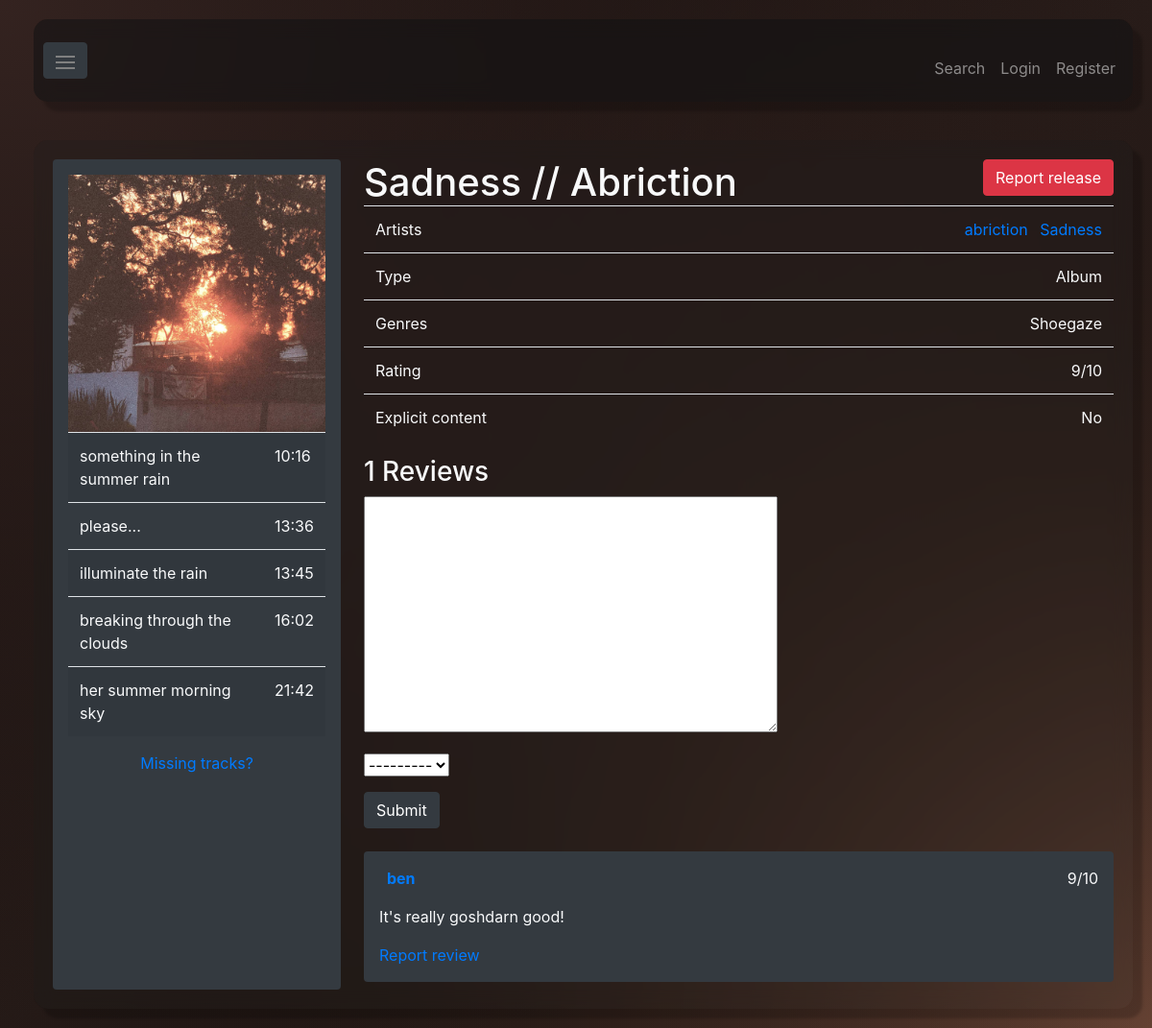
/release/21, run on an earlier commit of the app's database.
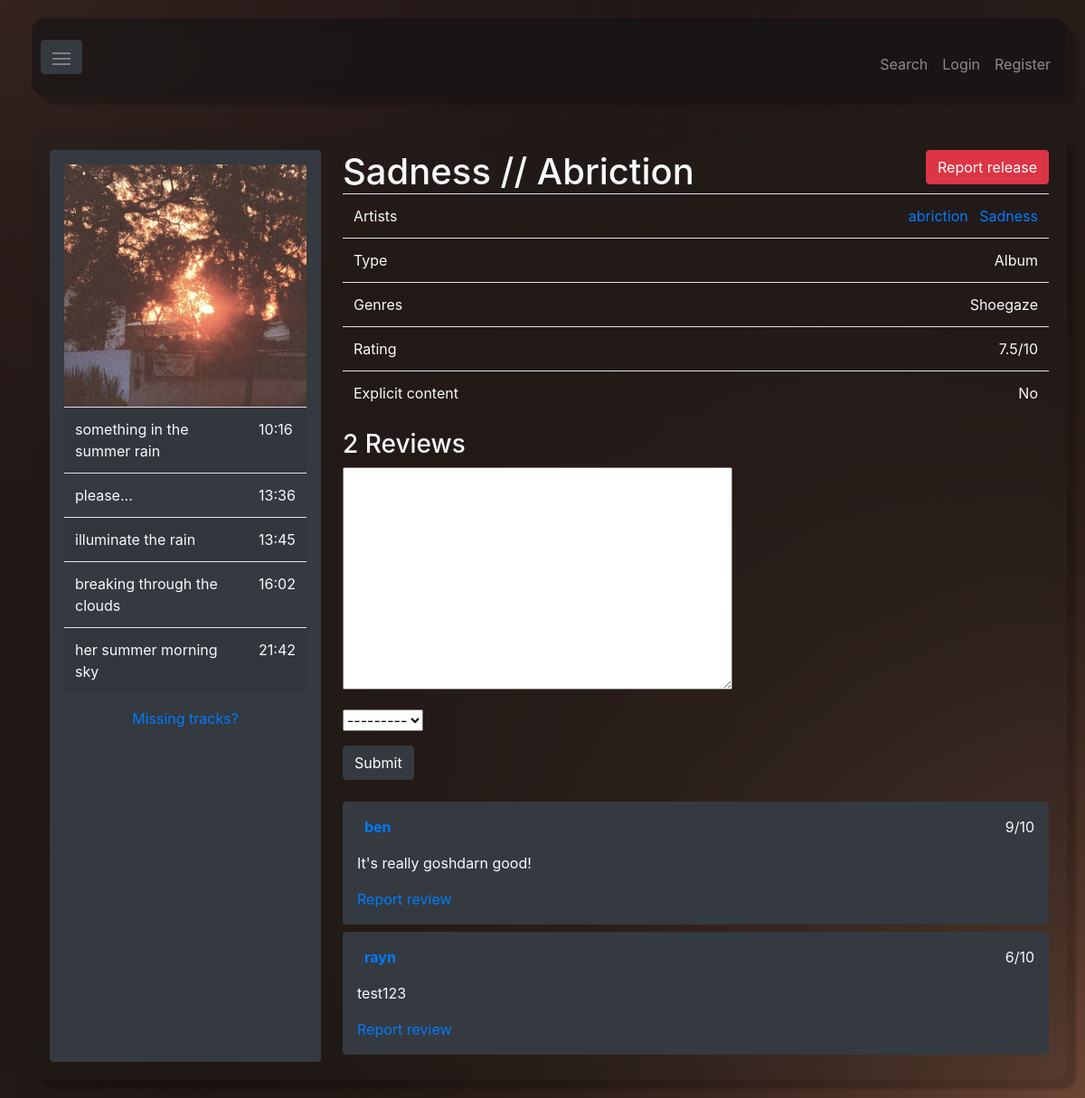
And on a later commit of the database.
### MusicReview/models.py (models this page shows, shortened)
class Song(models.Model):
    title = models.CharField(max_length = 100)
    length = models.IntegerField(null = True) # Song length in seconds
    is_explicit = models.BooleanField()
    artists = models.ManyToManyField(Artist)
    added_by = models.ForeignKey(User, on_delete=models.SET_NULL, null=True)

class Artist(models.Model):
    name = models.CharField(max_length = 100)
    artist_photo = models.ImageField(upload_to="artists", null=True)
    time_added = models.DateTimeField() # For sorting by recent in the browse artists page
    added_by = models.ForeignKey(User, on_delete=models.SET_NULL, null=True) # When a user account is deleted we don't want the info they added to also be deleted
    accent_color1 = models.CharField(max_length = 10, blank=True) # Stored as a hex string. Ex. #FFFFFF
    accent_color2 = models.CharField(max_length = 10, blank=True)
    accent_color3 = models.CharField(max_length = 10, blank=True)
    accent_color4 = models.CharField(max_length = 10, blank=True)

class Release(models.Model):
    release_types = [("EP", "EP"), ("Album", "Album"), ("Mixtape", "Mixtape"), ("Single", "Single"), ("Compilation", "Compilation"), ("Soundtrack", "Soundtrack"), ("Live performance", "Live performance")]
    title = models.CharField(max_length = 100)
    cover_art = models.ImageField(upload_to="cover_art")
    release_type = models.CharField(max_length = 100, choices=release_types)
    genres = models.CharField(max_length = 1000)
    is_explicit = models.BooleanField()
    songs = models.ManyToManyField(Song)
    artists = models.ManyToManyField(Artist)
    reviews = models.ManyToManyField(Review, blank=True)
    last_reviewed = models.DateTimeField(blank=True, null=True) # For sorting by last reviewed in the browse page
    time_added = models.DateTimeField() # For sorting by recent in the browse page
    released = models.DateField(null=True)
    added_by = models.ForeignKey(User, on_delete=models.SET_NULL, null=True)
    accent_color1 = models.CharField(max_length = 10, blank=True) # Stored as a hex string. Ex. #FFFFFF
    accent_color2 = models.CharField(max_length = 10, blank=True)
    accent_color3 = models.CharField(max_length = 10, blank=True)
    accent_color4 = models.CharField(max_length = 10, blank=True)
    def score(self):
        reviews = self.reviews.all()
        if reviews.count() > 0:
            return mean([review.score for review in reviews])
        else:
            return None
    def str_score(self):
        score = self.score()
        if score is not None:
            return str(score) + '/10'
        else:
            return "No reviews"

class Review(models.Model):
    content = models.TextField(blank=True)
    score = models.IntegerField(choices=[(x, x) for x in range(1, 11)]) # 0 - 10 score
    user = models.ForeignKey(User, on_delete=models.CASCADE)
    time = models.DateTimeField()

### MusicReview/views.py (the view, shortened to what this page needs)
# urls.py: path('release/<int:pk>', views.release, name='release'),
def release(request, pk):
    release = Release.objects.get(pk=pk)
    ctx = release_ctx(request, release)
    ctx['reviewForm'] = ReviewForm()
    return render(request, 'music/release.html', context = ctx)

### MusicReview/forms.py
class SearchForm(forms.Form):
    search = forms.CharField()

class ReviewForm(forms.ModelForm):
    class Meta:
        model = Review
        fields = ["content", "score"]
        widgets = {
            'score': forms.Select(),
        }

### MusicReview/views.py (called while the page is built)
def get_ctx(request, release=None):
    ctx = { 'searchForm': SearchForm() }
    if release is not None:
        ctx['accentColors'] = [release.accent_color1, release.accent_color2, release.accent_color3, release.accent_color4]
    else:
        ctx['accentColors'] = default_colors()
    if request.user.is_authenticated:
        ctx['userName'] = request.user.username
    ctx['superuser'] = request.user.is_superuser
    return ctx

def release_ctx(request, release):
    ctx = get_ctx(request, release=release)
    ctx['release'] = release
    ctx['genres'] = ', '.join([s.strip("'") for s in release.genres.strip('[]').split(', ')])
    songs = release.songs.all()
    song_lengths = [(song.title, str(timedelta(seconds=song.length)).lstrip('0:')) for song in songs if song.length is not None]
    ctx['songLengths'] = song_lengths
    ctx['artists'] = release.artists.all()
    reviews = release.reviews.all()
    ctx['reviews'] = reviews
    return ctx

### MusicReview/templates/music/release.html (shortened to what this page needs)
{% extends 'master.html' %} {% block title %} Release - MusicReview {%endblock%}
{% block content %}
<div class="d-flex">
  <div
    class="d-flex flex-column flex-shrink-0 p-3 bg-dark rounded"
    style="width: 300px"
  >
    <img src="{{ release.cover_art.url}}" />
    <table class="table table-striped">
      {% for song in songLengths %}
      <tr>
        <td>{{song.0}}</td>
        <td>{{song.1}}</td>
      </tr>
      {% endfor %}
    </table>
    {% if trackForm is None %}
    <a class="text-center" href="{% url 'release_add_track' pk=release.pk %}"
      >Missing tracks?</a
    >
      {% endif %}
  </div>
  <div class="flex-grow-1 ml-4">
    <div>
      <h1 style="display: inline">{{release.title}}</h1>
      {% if reportReleaseForm is None %}
      <div class="float-right">
        <a
          href="{% url 'report_release' pk=release.pk %}"
          class="btn btn-danger"
          >Report release</a
        >
      </div>
      {% endif %}
    </div>
    <table class="table">
      <tr>
        <td>Artists</td>
        <td style="text-align: right">
          {% for artist in artists %} <a class="ml-2" href={%url 'artist' pk=artist.pk %}> {{artist.name}} </a> {% endfor %}
        </td>
      </tr>
      <tr>
        <td>Type</td>
        <td style="text-align: right">{{release.release_type}}</td>
      </tr>
      <tr>
        <td>Genres</td>
        <td style="text-align: right">{{genres}}</td>
      </tr>
      <tr>
        <td>Rating</td>
        <td style="text-align: right">{{release.str_score}}</td>
      </tr>
      <tr>
        <td>Explicit content</td>
        <td style="text-align: right">
          {% if release.is_explicit %} Yes {% else %} No {% endif %}
        </td>
      </tr>
    </table>
    {% if reviewForm is None %} {% else %}
    <h3>{{reviews|length}} Reviews</h3>
    <form action="{% url 'release' pk=release.pk %}" method="post" class="form">
      {% csrf_token %} {% for field in reviewForm %}
      <div class="form-group">{{field}}</div>
      {% endfor %}
      <input class="btn btn-dark mb-4" type="submit" value="Submit" />
    </form>
    {% endif %} {% for review in reviews %}
    <div class="p-3 bg-dark rounded mb-2">
      <div style="display: flex; justify-content: space-between">
        <b><a class="ml-2" href={%url 'user' pk=user.id %}> {{review.user.username}} </a></b>
        <p style="margin-left: auto">{{ review.score }}/10</p>
      </div>
      <p>{{review.content}}</p>
      {% if review.pk == reportReview.pk %}
      <form method="POST">
        {% csrf_token %} {% for field in reportReviewForm %}
        <p>{{ field }}</p>
        {%endfor %}
        <input
          class="btn btn-danger mb-4"
          type="submit"
          value="Submit report"
        />
      </form>
      {% else %}
      <a
        href="{% url 'report_review' review_pk=review.pk release_pk=release.pk %}"
        >Report review</a
      >
      {% endif %}
    </div>
    {% endfor %}
  </div>
</div>
{% endblock %}

What changed in the data, as far as the page shows it:
changed Release "Sadness // Abriction": str_score "9/10" → "7.5/10"
added Review: user.username "rayn", score "6", content "test123", shows "Report review"
Also different on the page:
{{ reviews|length }}: "1" → "2"
